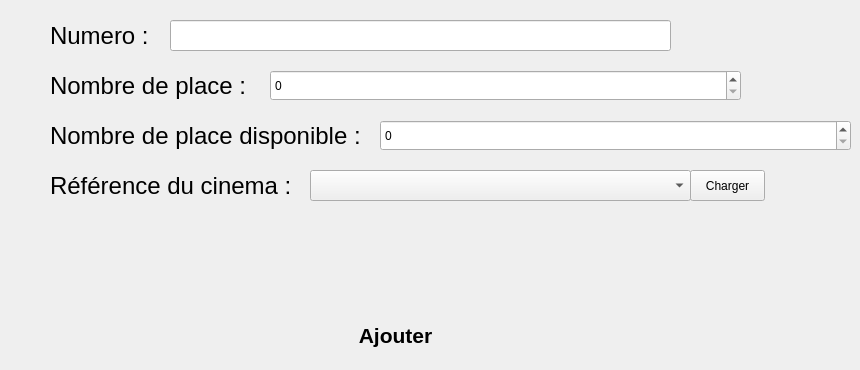
        <widget class="QWidget" name="tab_9">
         <attribute name="title">
          <string>Ajout</string>
         </attribute>
         <widget class="QLabel" name="label_15">
          <property name="geometry">
           <rect>
            <x>50</x>
            <y>20</y>
            <width>111</width>
            <height>31</height>
           </rect>
          </property>
          <property name="font">
           <font>
            <pointsize>18</pointsize>
           </font>
          </property>
          <property name="text">
           <string>Numero :</string>
          </property>
         </widget>
         <widget class="QLabel" name="label_16">
          <property name="geometry">
           <rect>
            <x>50</x>
            <y>70</y>
            <width>211</width>
            <height>31</height>
           </rect>
          </property>
          <property name="font">
           <font>
            <pointsize>18</pointsize>
           </font>
          </property>
          <property name="text">
           <string>Nombre de place :</string>
          </property>
         </widget>
         <widget class="QLabel" name="label_17">
          <property name="geometry">
           <rect>
            <x>50</x>
            <y>120</y>
            <width>321</width>
            <height>31</height>
           </rect>
          </property>
          <property name="font">
           <font>
            <pointsize>18</pointsize>
           </font>
          </property>
          <property name="text">
           <string>Nombre de place disponible :</string>
          </property>
         </widget>
         <widget class="QSpinBox" name="spinBox_nb_place_salle_ajout">
          <property name="geometry">
           <rect>
            <x>270</x>
            <y>70</y>
            <width>471</width>
            <height>31</height>
           </rect>
          </property>
          <property name="styleSheet">
           <string notr="true">border-image: white</string>
          </property>
          <property name="maximum">
           <number>200</number>
          </property>
         </widget>
         <widget class="QSpinBox" name="spinBox_nb_place_dispo_salle_ajout">
          <property name="geometry">
           <rect>
            <x>380</x>
            <y>120</y>
            <width>471</width>
            <height>31</height>
           </rect>
          </property>
          <property name="styleSheet">
           <string notr="true">border-image: white</string>
          </property>
          <property name="maximum">
           <number>200</number>
          </property>
         </widget>
         <widget class="QPushButton" name="pushButton_ajouter_salle">
          <property name="geometry">
           <rect>
            <x>290</x>
            <y>310</y>
            <width>211</width>
            <height>51</height>
           </rect>
          </property>
          <property name="font">
           <font>
            <pointsize>16</pointsize>
            <weight>75</weight>
            <bold>true</bold>
           </font>
          </property>
          <property name="styleSheet">
           <string notr="true">border-image: url(:/new/prefix2/orange.png);
/*border-radius :60px;*/
border-radius:25px;










</string>
          </property>
          <property name="text">
           <string>Ajouter</string>
          </property>
         </widget>
         <widget class="QLineEdit" name="lineEdit_numero_salle_ajout">
          <property name="geometry">
           <rect>
            <x>170</x>
            <y>20</y>
            <width>501</width>
            <height>31</height>
           </rect>
          </property>
          <property name="styleSheet">
           <string notr="true">border-image: white</string>
          </property>
          <property name="maxLength">
           <number>2</number>
          </property>
         </widget>
         <widget class="QComboBox" name="comboBox_ref_cinema">
          <property name="geometry">
           <rect>
            <x>310</x>
            <y>170</y>
            <width>381</width>
            <height>31</height>
           </rect>
          </property>
          <property name="styleSheet">
           <string notr="true">border-image: white</string>
          </property>
         </widget>
         <widget class="QPushButton" name="pushButton_load_reference">
          <property name="geometry">
           <rect>
            <x>690</x>
            <y>170</y>
            <width>75</width>
            <height>31</height>
           </rect>
          </property>
          <property name="styleSheet">
           <string notr="true">border-image: url(:/new/prefix2/orange.png);</string>
          </property>
          <property name="text">
           <string>Charger</string>
          </property>
         </widget>
         <widget class="QLabel" name="label_28">
          <property name="geometry">
           <rect>
            <x>50</x>
            <y>170</y>
            <width>251</width>
            <height>31</height>
           </rect>
          </property>
          <property name="font">
           <font>
            <pointsize>18</pointsize>
           </font>
          </property>
          <property name="text">
           <string>Référence du cinema :</string>
          </property>
         </widget>
        </widget>
